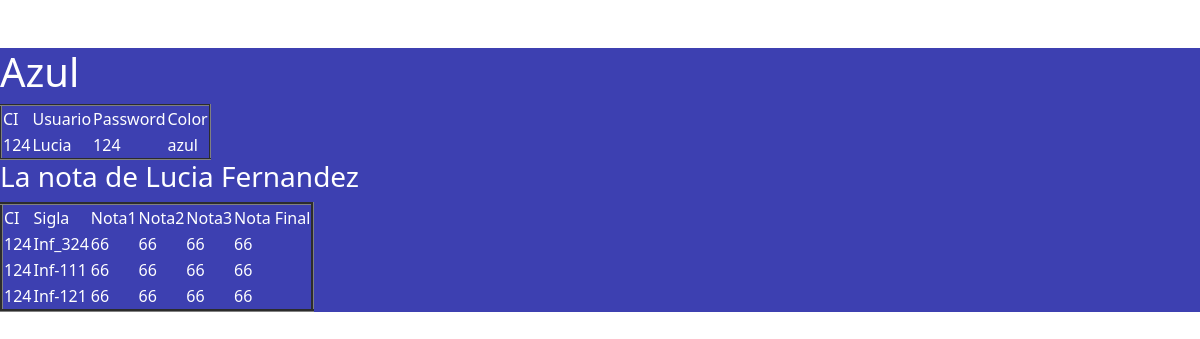
Screenshot of /colores/azul.php?ci=124 with the database file from the repository.
### tables this page shows
CREATE TABLE `usuario` (
  `ci` int(11) NOT NULL,
  `usuario` varchar(20) DEFAULT NULL,
  `passwordd` varchar(20) DEFAULT NULL,
  `color` varchar(20) DEFAULT NULL,
  `rol` varchar(20) DEFAULT NULL
);

CREATE TABLE `persona` (
  `ci` int(11) NOT NULL,
  `nombrecompleto` varchar(20) DEFAULT NULL,
  `fechadenacimiento` date DEFAULT NULL,
  `lugarderesidencia` varchar(2) DEFAULT NULL
);

CREATE TABLE `nota` (
  `ci` int(11) DEFAULT NULL,
  `sigla` varchar(20) DEFAULT NULL,
  `nota1` int(11) DEFAULT NULL,
  `nota2` int(11) DEFAULT NULL,
  `nota3` int(11) DEFAULT NULL,
  `notafinal` int(11) DEFAULT NULL
);

### colores/azul.php (the view, shortened to what this page needs)
<?php
include "../cabecera.inc.php";
include "../conexion.inc.php";
echo "<br>";
?>
<div class="azul">
<h1>Azul</h1>
<table border="2px">
<tr>
	<td>CI</td>
	<td>Usuario</td>
	<td>Password</td>
	<td>Color</td>
</tr>
<?php
$ci        = $_GET["ci"];
$colorcito = "select * from usuario where ci='$ci'";
$r         = mysqli_query($conex, $colorcito);
while ($col = mysqli_fetch_array($r)) {
    echo "<tr>";
    echo "<td>$col[ci]</td>";
    echo "<td>" . $col["usuario"] . "</td>";
    echo "<td>$col[passwordd]</td>";
    echo "<td>$col[color]</td>";
}
?>
</table>
<?php
$codigo = "select * from persona where ci='$ci'";
$res    = mysqli_query($conex, $codigo);
$de     = mysqli_fetch_array($res);
$nom = $de[1];
echo "<h3>La nota de $nom </h3>";
$codigoNotas = "select * from nota where ci='$ci'";
$res1        = mysqli_query($conex, $codigoNotas);
?>
<table border="3px">
<tr>
	<td>CI</td>
	<td>Sigla</td>
	<td>Nota1</td>
	<td>Nota2</td>
	<td>Nota3</td>
	<td>Nota Final</td>
</tr>
<?php
while ($de1 = mysqli_fetch_array($res1))
{
    echo "<tr>";
    echo "<td>$de1[ci]</td>";
    echo "<td>$de1[sigla]</td>";
    echo "<td>$de1[nota1]</td>";
    echo "<td>$de1[nota2]</td>";
    echo "<td>$de1[nota3]</td>";
    echo "<td>$de1[notafinal]</td>";
    echo "</tr>";
}
?>
</table>
</div>
<?php
include "../pie.inc.php";
?>

### cabecera.inc.php (shortened to what this page needs)
<!DOCTYPE html>
<html lang="en">
<head>
	<link rel="stylesheet" href="./estilos.css">
	<link rel="stylesheet" href="./bootstrap/css/bootstrap.min.css">
</head>
<body>

### conexion.inc.php (shortened to what this page needs)
<br>

### pie.inc.php
</body>
</html>

### estilos.css (style rules this page uses)
div { background:#181010; color: #FFFFFF; }
.azul { background: #353E92; color: #FFFFFF; }

### colores/azul.php (style rules this page uses)
.azul { background: #3D40B1; color: #FFFFFF; }

### rows the page displays
usuario: ci "124", usuario "Lucia", passwordd "124", color "azul"
persona: nombrecompleto "Lucia Fernandez"
nota: ci "124", sigla "Inf_324", nota1 "66", nota2 "66", nota3 "66", notafinal "66"
nota: ci "124", sigla "Inf-111", nota1 "66", nota2 "66", nota3 "66", notafinal "66"
nota: ci "124", sigla "Inf-121", nota1 "66", nota2 "66", nota3 "66", notafinal "66"
